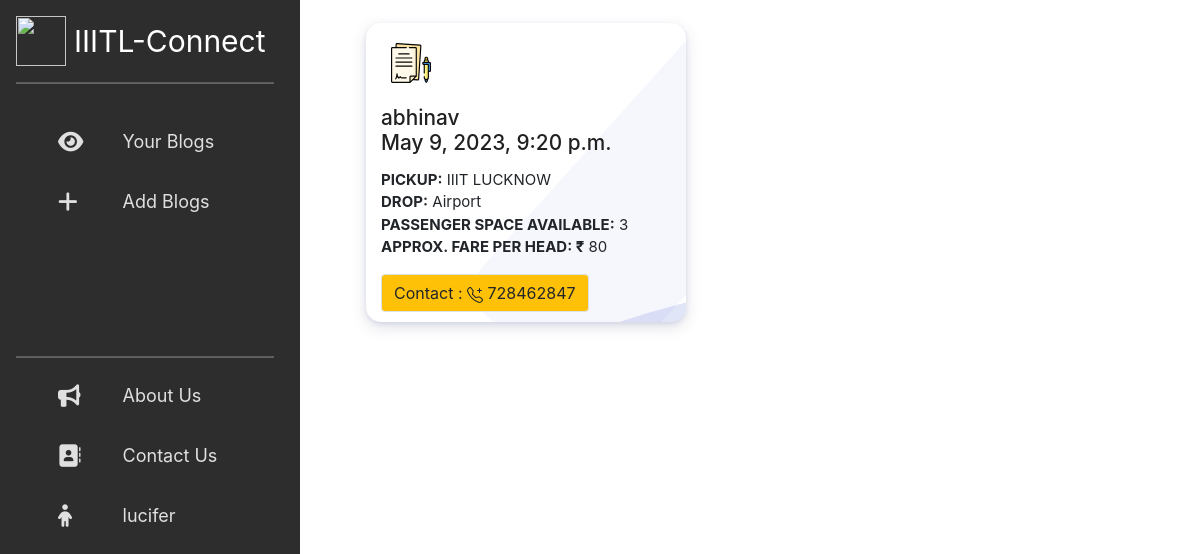
The app's page /LNMtaxi/ (signed in) with its own data.
### LNMtaxi/models.py (models this page shows, shortened)
class Blog(models.Model):
    pickup = models.CharField(max_length=100, null=False, default='')
    drop = models.CharField(max_length=100, null=False, default='')
    username = models.ForeignKey(
        Accounts, on_delete=models.CASCADE, null=False, default='')
    space = models.IntegerField(null=False, default=0)
    contact_num = models.BigIntegerField(null=False, default=0)
    fare = models.IntegerField(null=False, default=0)
    date = models.DateField(null=False)
    time = models.TimeField(null=False)
    color = models.CharField(max_length=20, default='#007bff')

### LNMtaxi/views.py (the view)
# urls.py: path('', views.LNMtaxi_home, name='LNMtaxi_home'),
def LNMtaxi_home(request):
    if not request.session.has_key('uid'):
        return redirect('login')
    blogs = Blog.objects.filter(date__lt=datetime.now().date())
    blogs.delete()
    blogs = Blog.objects.filter(date=datetime.now().date(), time__lt=datetime.now().time())
    blogs.delete()
    blogs = Blog.objects.all().order_by('date')
    context ={'username': request.session['uid']}
    if blogs.count():
        context = {'blogs': blogs, 'username': request.session['uid']}
    return render(request, 'LNMtaxi/LNMtaxi_home.html', context)

### templates/LNMtaxi/LNMtaxi_home.html (shortened to what this page needs)
{% load static %}
{% block content %}
<head>
  <link href="https://cdn.jsdelivr.net/npm/bootstrap@5.0.2/dist/css/bootstrap.min.css" rel="stylesheet"
>
</head>
<body>
  <div id="wrapper">
    <div id="sidebar-wrapper" style="width:300px;">
      <div class="d-flex flex-column flex-shrink-0 p-3 text-white" style="width: 290px;">
        <a href="/" class="d-flex align-items-center mb-3 mb-md-0 me-md-auto text-white text-decoration-none"
          style="font-size:30px;">
          <img src="https://i.ibb.co/7r4sj7R/IIITL-logo-1.png" style="width:50px; margin-right:8px;">
          IIITL-Connect
        </a>
        <hr>
        <ul class="sidebar-nav flex-column mb-auto">
          <li>
            <a href="{% url 'view_blogs' %}">
              <i class="w-25 fas fa-eye fa-lg me-3" aria-hidden="true"></i>
              Your Blogs
            </a>
          </li>
          <li>
            <a href="{% url 'insert_blogs' %}">
              <i class="w-25 fas fa-plus fa-lg me-3" aria-hidden="true"></i>
              Add Blogs
            </a>
          </li>
        </ul>
        <br /><br /><br /><br />
        <hr>
        <ul class="sidebar-nav flex-column mb-auto">
          <li>
            <a href="{% url 'about' %}">
              <i class="w-25 fas fa-bullhorn fa-lg me-3" aria-hidden="true"></i>
              About Us
            </a>
          </li>
          <li>
            <a href="{% url 'contact' %}">
              <i class="w-25 fas fa-address-book fa-lg me-3" aria-hidden="true"></i>
              Contact Us
            </a>
          </li>
          <li>
            <a href="{% url 'profile' %}">
              <i class="w-25 fas fa-child fa-lg me-3" aria-hidden="true"></i>
              {{username}}
            </a>
          </li>
        </ul>
      </div>
    </div>
    <div id="content-wrapper">
      <div class="container-fluid">
        <div class="row">
          <div class="col-lg-12">
            <div class="row mx-auto">
              {% if blogs %}
              <link rel="stylesheet" href="https://maxcdn.bootstrapcdn.com/bootstrap/4.3.1/css/bootstrap.min.css">
              <div class="container-fluid">
                <div class="row ms-5">
                  <div class="col">
                    <div class="row solution_cards_box">
                      {% for blog in blogs %}
                      <div class="solution_card m-2" style="max-width: 20rem;">
                        <div class="hover_color_bubble"></div>
                        <div class="so_top_icon">
                        </div>
                        <div class="solu_title">
                          <h3>{{blog.username_id}} <br> {{blog.date}}, {{blog.time}} </h3>
                        </div>
                        <div class="solu_description">
                          <p class="card-text"><strong>PICKUP:</strong> {{blog.pickup}}<br>
                            <strong>DROP:</strong> {{blog.drop}}<br>
                            <strong>PASSENGER SPACE AVAILABLE:</strong> {{blog.space}}<br>
                            <strong>APPROX. FARE PER HEAD: ₹</strong> {{blog.fare}}<br>
                          </p>
                          <a class="btn btn-warning border rounded">Contact :
                            {{blog.contact_num}}
                          </a>
                        </div>
                      </div>
                      {% endfor %}
                    </div>
                  </div>
                </div>
              </div>
            </div>
          </div>
        </div>
        {% else %}
        &nbsp;&nbsp;&nbsp;&nbsp;&nbsp;&nbsp;&nbsp;&nbsp;&nbsp;&nbsp;&nbsp;&nbsp;&nbsp;&nbsp;&nbsp;&nbsp;&nbsp;&nbsp;
        <strong>No request posted</strong>
        {% endif %}
      </div>
    </div>
  </div>
</body>
{% endblock %}

### templates/LNMtaxi/LNMtaxi_home.html (style rules this page uses)
.solution_cards_box .solution_card { flex: 0 50%; background: #fff; box-shadow: 0 2px 4px 0 rgba(136, 144, 195, 0.2), 0 5px 15px 0 rgba(37, 44, 97, 0.15); border-radius: 15px; margin: 8px; padding: 10px 15px; position: relative; z-index: 1; overflow: hidden; min-height: 265px; transition: 0.7s; }
.solution_cards_box .solution_card:before { content: ""; position: absolute; background: rgb(85 108 214 / 5%); width: 170px; height: 400px; z-index: -1; transform: rotate(42deg); right: -56px; top: -23px; border-radius: 35px; }
.solution_card .solu_title h3 { color: #212121; font-size: 1.3rem; margin-top: 13px; margin-bottom: 13px; }
.solution_card .solu_description p { font-size: 15px; margin-bottom: 15px; }
.hover_color_bubble { position: absolute; background: rgb(54 81 207 / 15%); width: 100rem; height: 100rem; left: 0; right: 0; z-index: -1; top: 16rem; border-radius: 50%; transform: rotate(-36deg); left: -18rem; transition: 0.7s; }
.solution_cards_box .solution_card .so_top_icon { width: 60px; height: 60px; border-radius: 50%; background: #fff; overflow: hidden; display: flex; align-items: center; justify-content: center; }
#sidebar-wrapper { z-index: 1; position: fixed; width: 280px; height: 100%; overflow-y: auto; background: rgb(24, 23, 23); opacity: 0.9; }
#content-wrapper { width: 100%; position: absolute; padding: 15px; padding-left: 280px; }
.sidebar-nav { padding: 2px; list-style: none; }
.sidebar-nav li { text-indent: 20px; line-height: 40px; margin-bottom: 20px; }
.sidebar-nav li a { display: block; text-decoration: none; color: #ddd; font-size: large; }

### records on screen
Blog: username_id "abhinav", date "May 9, 2023", time "9:20 p.m.", pickup "IIIT LUCKNOW", drop "Airport", space "3", fare "80", contact_num "728462847"

### other values on screen
{{ username }} "lucifer"
